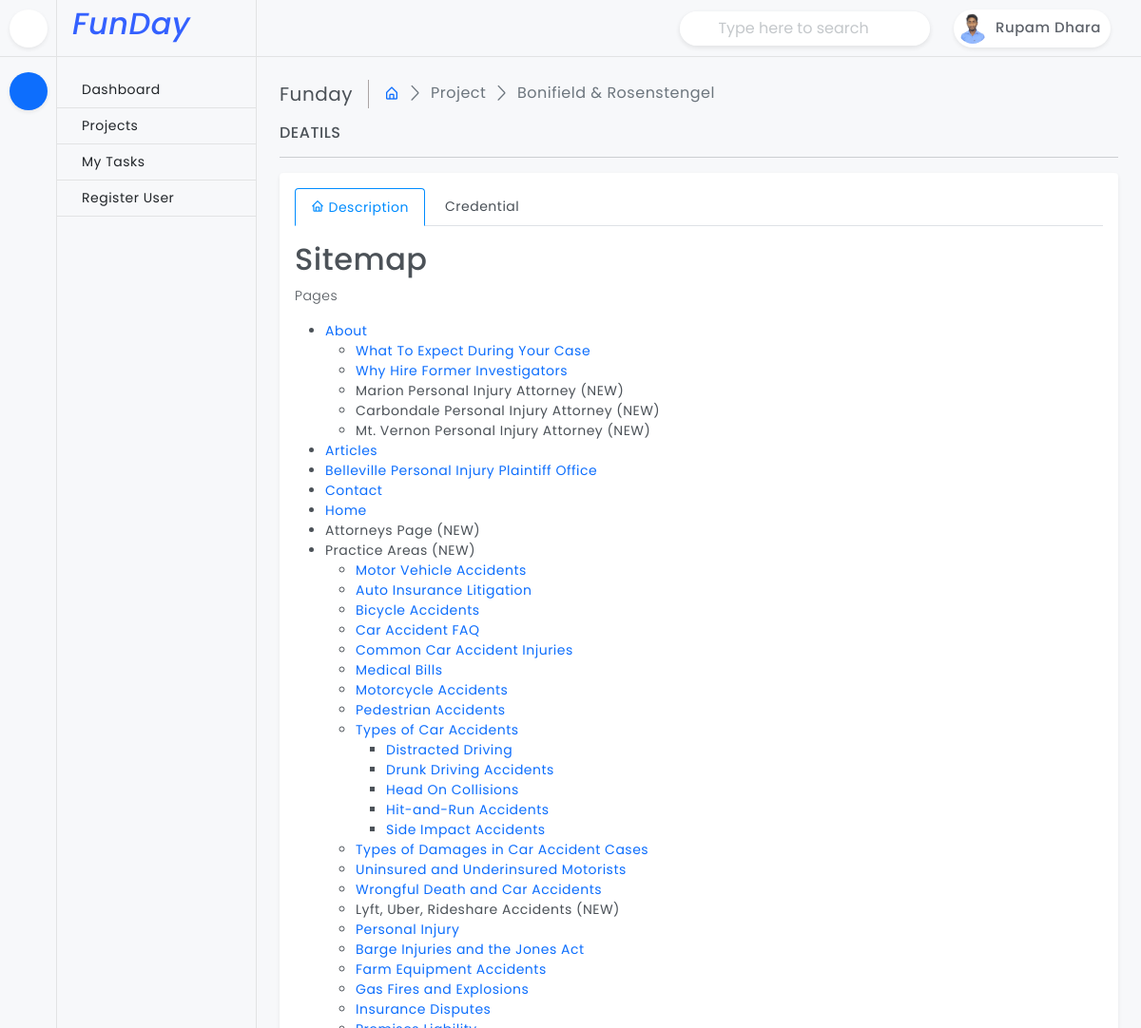
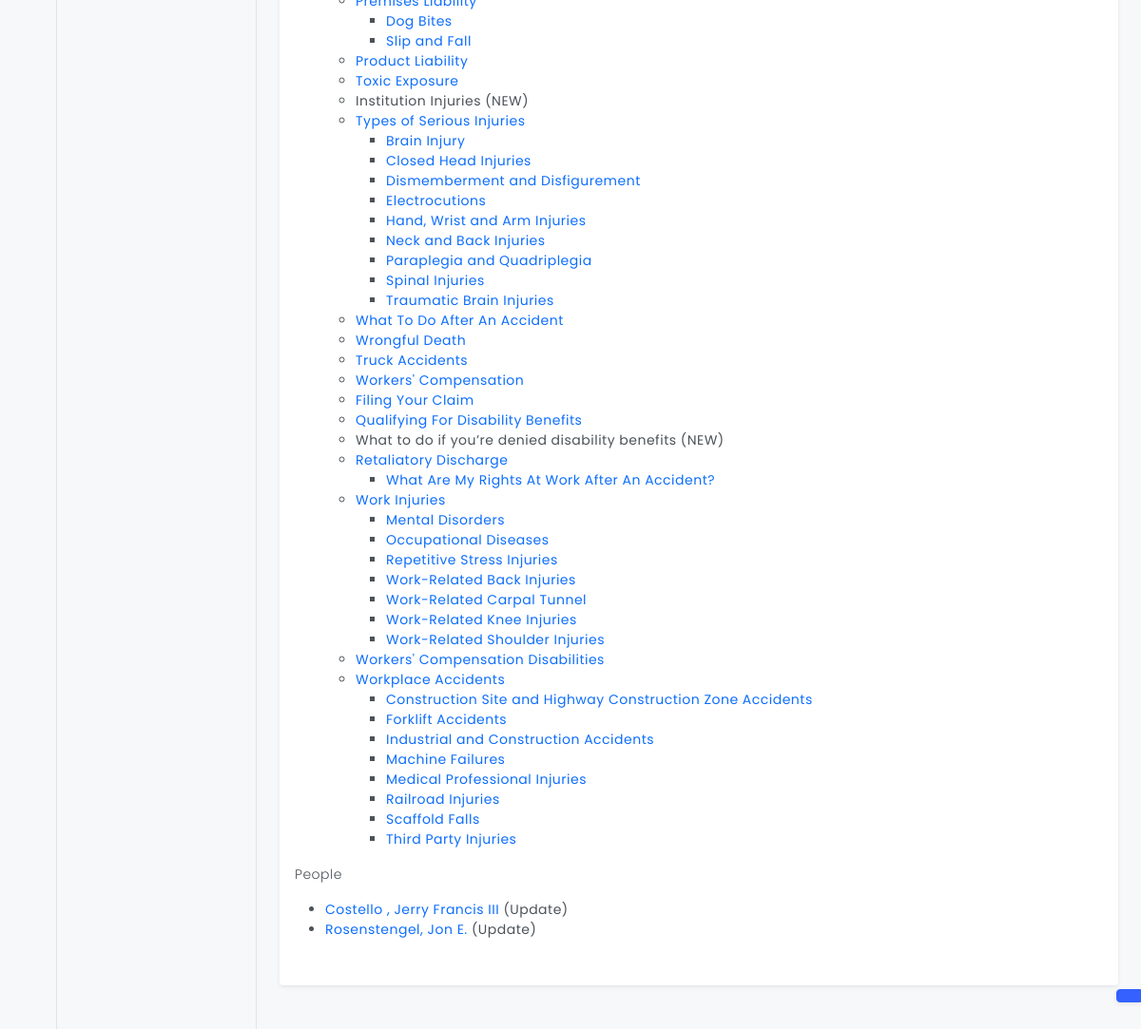
Screenshot of /project/bonifield-rosenstengel/ (signed in) with the database file from the repository (2 pictures, top to bottom).
### account/models.py (models this page shows, shortened)
class Member(AbstractUser):
    username = None
    email = models.EmailField(unique=True)
    profile_image = models.ImageField(upload_to='user/', null=True, blank=True)
    designation = models.CharField(max_length=255, null=True, blank=True)
    objects = UserManager()
    USERNAME_FIELD = 'email'
    REQUIRED_FIELDS = []

### project/models.py (models this page shows, shortened)
class Project(models.Model):
    title = models.CharField(max_length=255)
    slug = models.SlugField(default='', null=True, blank=True, max_length=100)
    associate = models.ForeignKey(Member, on_delete=models.CASCADE, null=True, blank=True)
    status = models.ForeignKey(ProjectStatus, on_delete=models.CASCADE)
    description = RichTextField(null=True, blank=True, config_name='default')
    url = models.URLField(default='', null=True, blank=True)
    adminurl = models.URLField(max_length=200, null=True, blank=True)
    username = models.CharField(max_length=255, default='', null=True, blank=True)
    password = models.CharField(max_length=255, default='', null=True, blank=True)
    extra_credential = RichTextUploadingField(null=True, blank=True)
    date_created = models.DateTimeField(default=datetime.now)

### project/views.py (the view)
# urls.py: path('<str:slug>/', views.ProjectDetails, name='projectdetails'),
@login_required
def ProjectDetails(request, slug):
    theme = request.session.get('inlineRadioOptions')
    projects = get_object_or_404(Project, slug=slug)
    files = File.objects.filter(project_id=projects.id)
    data = {
        'theme' : theme,
        'projects' : projects,
        'files' : files
    }
    return render(request, 'project-details.html', data)

### templates/project-details.html (shortened to what this page needs)
{% extends "base.html" %}
{% load filename_filter %}
{% block 'content' %}
    <main class="page-content">
        <div class="page-breadcrumb d-none d-sm-flex align-items-center mb-3">
            <div class="breadcrumb-title pe-3">Funday</div>
            <div class="ps-3">
                <nav aria-label="breadcrumb">
                    <ol class="breadcrumb mb-0 p-0">
                        <li class="breadcrumb-item"><a href="javascript:;"><i class="bx bx-home-alt"></i></a></li>
                        <li class="breadcrumb-item active" aria-current="page">Project</li>
                        <li class="breadcrumb-item active" aria-current="page">{{projects.title}}</li>
                    </ol>
                </nav>
            </div>
        </div>
        <h6 class="mb-0 text-uppercase">Deatils</h6>
        <hr />
        <div class="card">
            <div class="card-body">
                <ul class="nav nav-tabs nav-primary" role="tablist">
                    {% if projects.description %}
                        <li class="nav-item" role="presentation">
                            <a class="nav-link active" data-bs-toggle="tab" href="#primaryhome" role="tab" aria-selected="true">
                                <div class="d-flex align-items-center">
                                    <div class="tab-icon"><i class='bx bx-home font-18 me-1'></i></div>
                                    <div class="tab-title">Description</div>
                                </div>
                            </a>
                        </li>
                    {% endif %}
                    <li class="nav-item" role="presentation">
                        <a class="nav-link" data-bs-toggle="tab" href="#primaryprofile" role="tab" aria-selected="false">
                            <div class="d-flex align-items-center">
                                <div class="tab-icon"></div>
                                <div class="tab-title">Credential</div>
                            </div>
                        </a>
                    </li>
                </ul>
                <div class="tab-content py-3">
                    {% if projects.description %}
                        <div class="tab-pane fade active show" id="primaryhome" role="tabpanel">
                            {{projects.description|safe}}
                        </div>
                    {% endif %}
                </div>
            </div>
        </div>
    </main>
{% endblock 'content' %}

### templates/base.html (shortened to what this page needs)
<!doctype html>
{% load static %}
<head>
    <link href="{% static 'plugins/simplebar/css/simplebar.css' %}" rel="stylesheet" />
    <link href="{% static 'plugins/perfect-scrollbar/css/perfect-scrollbar.css' %}" rel="stylesheet" />
    <link href="{% static 'plugins/datatable/css/dataTables.bootstrap5.min.css' %}" rel="stylesheet" />
    <link href="{% static 'css/bootstrap.min.css' %}" rel="stylesheet" />
    <link href="{% static 'css/bootstrap-extended.css' %}" rel="stylesheet" />
    <link href="{% static 'css/style.css' %}" rel="stylesheet" />
    <link href="{% static 'css/icons.css' %}" rel="stylesheet">
    <link rel="stylesheet" href="https://cdnjs.cloudflare.com/ajax/libs/bootstrap-icons/1.10.5/font/bootstrap-icons.min.css' %}" />
    <link href="{% static 'css/pace.min.css' %}" rel="stylesheet" />
    <link href="{% static 'css/dark-theme.css' %}" rel="stylesheet" />
    <link href="{% static 'css/light-theme.css' %}" rel="stylesheet" />
    <link href="{% static 'css/semi-dark.css' %}" rel="stylesheet" />
    <link href="{% static 'css/header-colors.css' %}" rel="stylesheet" />
</head>
<body>
    <div class="wrapper">
        <header class="top-header">
            <nav class="navbar navbar-expand">
                <form class="searchbar d-none d-xl-flex ms-auto">
                    <input class="form-control" type="text" placeholder="Type here to search">
                </form>
                <div class="top-navbar-right ms-3">
                    <ul class="navbar-nav align-items-center">
                        {% if request.user.is_authenticated %}
                        <li class="nav-item dropdown dropdown-large">
                            <a class="nav-link dropdown-toggle dropdown-toggle-nocaret" href="#"
                                data-bs-toggle="dropdown">
                                <div class="user-setting d-flex align-items-center gap-1">
                                    <img src="/media/{{ request.user.profile_image }}" class="user-img" alt="">
                                    <div class="user-name d-none d-sm-block">{{ request.user.first_name }} {{request.user.last_name }}</div>
                                </div>
                            </a>
                        </li>
                        {% endif %}
                    </ul>
                </div>
            </nav>
        </header>
        <aside class="sidebar-wrapper">
            <div class="iconmenu">
                <div class="nav-toggle-box">
                    <div class="nav-toggle-icon"></div>
                </div>
                <ul class="nav nav-pills flex-column">
                    <li class="nav-item" data-bs-toggle="tooltip" data-bs-placement="right" title="Dashboards">
                        <button class="nav-link active" data-bs-toggle="pill" data-bs-target="#pills-dashboards"
                            type="button"></button>
                    </li>
                </ul>
            </div>
            <div class="textmenu">
                <div class="brand-logo text-center">
                    <h2 class="text-primary"><em>FunDay </em></h2>
                </div>
                <div class="tab-content">
                    <div class="tab-pane fade active show" id="pills-dashboards">
                        <div class="list-group list-group-flush">
                            <a href="{% url 'home' %}" class="list-group-item">Dashboard</a>
                            <a href="{% url 'project' %}" class="list-group-item"></i>Projects</a>
                            <a href="{% url 'task' %}" class="list-group-item">My Tasks</a>
                            {% if request.user.is_staff == 1 %}<a href="{% url 'registration' %}"
                                class="list-group-item">Register User</a>{% endif %}
                        </div>
                    </div>
                </div>
            </div>
        </aside>
        {% block 'content' %}{% endblock 'content' %}
        <div class="switcher-body">
            <button class="btn btn-primary btn-switcher shadow-sm" type="button" data-bs-toggle="offcanvas"
                data-bs-target="#offcanvasScrolling" aria-controls="offcanvasScrolling"></button>
        </div>
    </div>
</body>
</html>

### static/css/style.css (style rules this page uses)
body { font-size: 14px; color: #4c5258; letter-spacing: .5px; font-family: 'Poppins', sans-serif; background-color: #f7f8fa; overflow-x: hidden; }
p { font-weight: 300; }
.wrapper { width: auto; position: relative }
a { text-decoration: none; }
::placeholder { opacity: 0.4 !important; }
.top-header .navbar { position: fixed; top: 0; left: 270px; right: 0; background-color: #f7f8fa; border-bottom: 1px solid #e2e3e4; background-clip: padding-box; height: 60px; z-index: 10; padding: 0 1.5rem; transition: all .2s; }
.top-header .navbar .searchbar { position: relative; width: 30%; }
.top-header .navbar .searchbar .form-control { border-radius: 30px; border: 1px solid rgb(206 212 218 / 0%); box-shadow: 0 .125rem .25rem rgba(0,0,0,.075); padding-left: 2.5rem; padding-right: 2.5rem; }
.top-header .navbar .user-setting { height: 40px; border-radius: 30px; background-color: #fff; box-shadow: 0 0.125rem 0.25rem rgb(0 0 0 / 8%); }
.dropdown-toggle-nocaret:after { display: none }
.top-header .navbar .dropdown-large { position: relative }
.top-header .navbar .user-img { width: 40px; height: 40px; padding: 4px; border-radius: 50%; object-fit: cover; object-position: top; }
.top-header .navbar .user-name { font-size: 15px; color: #5e636b; font-weight: 500; padding-right: 10px; }
.sidebar-wrapper { position: fixed; top: 0; left: 0; width: 270px; height: 100%; background-color: #ffffff; background-clip: padding-box; border-right: 1px solid #e2e3e4; transition: all .2s; z-index: 16; }
.sidebar-wrapper .iconmenu { position: fixed; top: 0px; left: 0; bottom: 0; width: 60px; height: calc(100% - 0px); background-color: #f7f8fa; background-clip: padding-box; border-right: 1px solid #e2e3e4; display: flex; align-items: start; justify-content: center; z-index: 17; transition: all .2s; }
.sidebar-wrapper .iconmenu .nav-toggle-box { position: fixed; top: 0; left: 0; width: 60px; height: 60px; display: flex; align-items: center; justify-content: center; background-color: #f7f8fa; background-clip: padding-box; border-right: 1px solid rgb(226 227 228 / 0%); border-bottom: 1px solid #e2e3e4; transition: all .2s; z-index: 1; }
.sidebar-wrapper .iconmenu .nav-toggle-box .nav-toggle-icon { width: 40px; height: 40px; line-height: 40px; border-radius: 50%; text-align: center; font-size: 20px; color: #293445; background: #fff; cursor: pointer; border: 1px solid rgb(255 255 255 / 0%); box-shadow: 0 .125rem .25rem rgba(0,0,0,.075)!important; }
.sidebar-wrapper .iconmenu ul.nav { margin-top: 60px; padding-top: 1rem; }
.sidebar-wrapper .textmenu { position: fixed; top: 0px; left: 60px; bottom: 0; width: 210px; height: calc(100% - 0px); background-color: #f7f8fa; background-clip: padding-box; border-right: 1px solid rgb(226 227 228 / 0%); transition: all .2s; z-index: 15; }
.sidebar-wrapper .textmenu .brand-logo { position: fixed; top: 0; left: 60px; width: 210px; height: 60px; padding: 0 1rem; display: flex; align-items: center; justify-content: start; background-color: #f7f8fa; background-clip: padding-box; border-right: 1px solid rgb(226 227 228 / 0%); border-bottom: 1px solid #e2e3e4; transition: all .2s; z-index: 16; }
.sidebar-wrapper .textmenu div.tab-content { margin-top: 60px; padding-top: 1rem; }
.sidebar-wrapper .iconmenu .nav-pills .nav-link { border: 1px solid rgb(255 255 255 / 0%); border-radius: 50%; padding: 0; margin-bottom: 10px; width: 40px; height: 40px; line-height: 40px; color: #293445; background: #fff; box-shadow: 0 .125rem .25rem rgba(0,0,0,.075)!important; }
.sidebar-wrapper .iconmenu .nav-pills .nav-link.active, .iconmenu .nav-pills .show>.nav-link { color: #fff; background-color: #0d6efd; }
.sidebar-wrapper .textmenu .list-group .list-group-item { background-color: transparent; border-bottom: 1px solid #e2e3e4; }
.page-content { margin-left: 270px; margin-top: 60px; padding: 1.5rem; transition: all .2s; }
.breadcrumb-title { font-size: 20px; border-right: 1.5px solid #aaa4a4; }
.page-breadcrumb .breadcrumb-item+.breadcrumb-item::before { display: inline-block; padding-right: .5rem; color: #6c757d; font-family: LineIcons; content: "\ea5c"; }
.page-breadcrumb .breadcrumb li.breadcrumb-item { font-size: 16px; }
.btn-switcher { position: fixed; right: 0px; bottom: 30px; border-top-right-radius: 0; border-bottom-right-radius: 0; }

### rows the page displays
Member: user.profile_image (picture), user.first_name "Rupam", user.last_name "Dhara"
Project: title "Bonifield & Rosenstengel", description "Sitemap Pages About What To Expect During Your Case Why Hire Former Investigators Marion Personal Injury Attorney (NEW) Carbondale Personal Injury Attorney (NEW) Mt. Vernon Personal Injury Attorney (NEW) Articles Belleville Personal Injury Plaintiff Office Contact Home Attorneys Page (NEW) Practice Areas (NEW) Motor Vehicle Accidents Auto Insurance Litigation Bicycle Accidents Car Accident FAQ Common Car Accident Injuries Medical Bills Motorcycle Accidents Pedestrian Accidents Types of Car Accidents Distracted Driving Drunk Driving Accidents Head On Collisions Hit-and-Run Accidents Side Impact Accidents Types of Damages in Car Accident Cases Uninsured and Underinsured Motorists Wrongful…"
